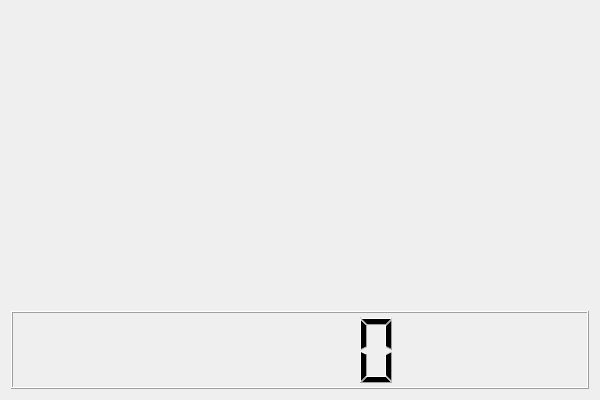
<?xml version="1.0" encoding="UTF-8"?>
<ui version="4.0">
 <class>Widget</class>
 <widget class="QWidget" name="Widget">
  <property name="geometry">
   <rect>
    <x>0</x>
    <y>0</y>
    <width>600</width>
    <height>400</height>
   </rect>
  </property>
  <property name="windowTitle">
   <string>Widget</string>
  </property>
  <layout class="QHBoxLayout" name="horizontalLayout">
   <item>
    <layout class="QVBoxLayout" name="verticalLayout">
     <item>
      <spacer name="verticalSpacer">
       <property name="orientation">
        <enum>Qt::Vertical</enum>
       </property>
       <property name="sizeType">
        <enum>QSizePolicy::Fixed</enum>
       </property>
       <property name="sizeHint" stdset="0">
        <size>
         <width>30</width>
         <height>300</height>
        </size>
       </property>
      </spacer>
     </item>
     <item>
      <widget class="QLCDNumber" name="lcdNumber"/>
     </item>
    </layout>
   </item>
  </layout>
 </widget>
 <layoutdefault spacing="6" margin="11"/>
 <resources/>
 <connections/>
</ui>
